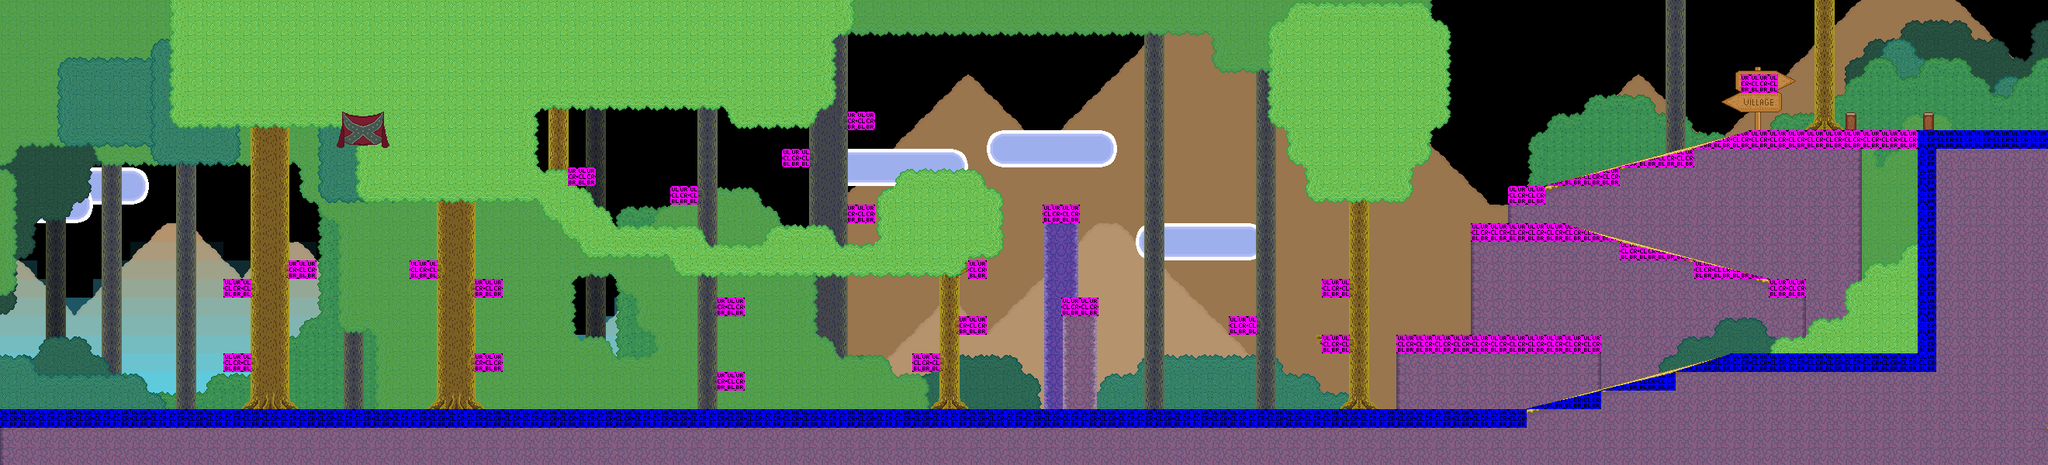

Rendered tile map (Tiled .tmx) drawn with the repository's tilesets; below, a short description and the map source with its tile grids summarised:
An orthogonal 110x25 tile map with 24x24 px tiles, 16 tile layers (mountains, Hills, Fade, Bushes, ...), 3 tilesets and 17 objects (12x material, 4x door, detail).

<map version="1.0" orientation="orthogonal" renderorder="right-down" width="110" height="25" tilewidth="24" tileheight="24" nextobjectid="20">
 <properties>
  <property name="blue" value="247" />
  <property name="green" value="216" />
  <property name="offset" value="11" />
  <property name="overworldName" value="vforest_1" />
  <property name="red" value="74" />
  <property name="soundtrack" value="village-forest" />
  <property name="title" value="Village Forest" />
 </properties>
 <tileset firstgid="1" name="village-forest" tilewidth="24" tileheight="24">
  <image source="../images/tilesets/treeline.png" width="288" height="1080" />
 </tileset>
 <tileset firstgid="541" name="village-forest-gradient" tilewidth="24" tileheight="24">
  <image source="../images/tilesets/treeline.png" width="288" height="1080" />
 </tileset>
 <tileset firstgid="1081" name="collisions" tilewidth="24" tileheight="24">
  <image source="../images/tilesets/collisions.png" width="632" height="512" />
 </tileset>
 <layer name="mountains" width="110" height="25">
  <properties>
   <property name="parallax" value="0.55" />
  </properties>
  <data>[2750 cells, 1474 non-empty, 5 distinct tile ids]</data>
 </layer>
 <layer name="Hills" width="110" height="25">
  <properties>
   <property name="parallax" value="0.72" />
  </properties>
  <data>[2750 cells, 577 non-empty, 5 distinct tile ids]</data>
 </layer>
 <layer name="Fade" width="110" height="25">
  <properties>
   <property name="parallax" value="0.72" />
  </properties>
  <data>[2750 cells, 351 non-empty, 10 distinct tile ids]</data>
 </layer>
 <layer name="Bushes" width="110" height="25">
  <properties>
   <property name="parallax" value="0.8" />
  </properties>
  <data>[2750 cells, 483 non-empty, 17 distinct tile ids]</data>
 </layer>
 <layer name="Trees-decorative" width="110" height="25">
  <properties>
   <property name="parallax" value="0.9" />
  </properties>
  <data>[2750 cells, 138 non-empty, 4 distinct tile ids]</data>
 </layer>
 <layer name="bg_trees" width="110" height="25">
  <data>[2750 cells, 20 non-empty, 1 distinct tile ids]</data>
 </layer>
 <layer name="bg_leaves" width="110" height="25">
  <data>[2750 cells, 70 non-empty, 6 distinct tile ids]</data>
 </layer>
 <layer name="Trees Distant" width="110" height="25">
  <data>[2750 cells, 189 non-empty, 13 distinct tile ids]</data>
 </layer>
 <layer name="Leaves 1" width="110" height="25">
  <data>[2750 cells, 733 non-empty, 9 distinct tile ids]</data>
 </layer>
 <layer name="Trees" width="110" height="25">
  <data>[2750 cells, 378 non-empty, 22 distinct tile ids]</data>
 </layer>
 <layer name="Background" width="110" height="25">
  <data>[2750 cells, 766 non-empty, 42 distinct tile ids]</data>
 </layer>
 <layer name="Leaves 2" width="110" height="25">
  <data>[2750 cells, 178 non-empty, 12 distinct tile ids]</data>
 </layer>
 <layer name="Leaves 3" width="110" height="25">
  <data>[2750 cells, 49 non-empty, 6 distinct tile ids]</data>
 </layer>
 <layer name="Leaves 4" width="110" height="25">
  <data>[2750 cells, 389 non-empty, 7 distinct tile ids]</data>
 </layer>
 <layer name="Extras" width="110" height="25">
  <data>[2750 cells, 33 non-empty, 26 distinct tile ids]</data>
 </layer>
 <layer name="collision" width="110" height="25">
  <data>[2750 cells, 217 non-empty, 25 distinct tile ids]</data>
 </layer>
 <objectgroup name="block" />
 <objectgroup color="#0000ff" name="nodes">
  <object id="1" name="main" type="door" x="24" y="480" width="48" height="48" />
  <object id="2" type="door" x="2592" y="0" width="48" height="168">
   <properties>
    <property name="instant" value="true" />
    <property name="level" value="village-forest" />
    <property name="to" value="main" />
   </properties>
  </object>
  <object id="3" name="rock" type="material" x="719" y="504" width="24" height="24" />
  <object id="4" name="rock" type="material" x="96" y="504" width="24" height="24" />
  <object id="5" name="leaf" type="material" x="647" y="191" width="24" height="24" />
  <object id="6" name="stick" type="material" x="529" y="228" width="24" height="24" />
  <object id="7" name="stick" type="material" x="1000" y="119" width="24" height="24" />
  <object id="8" type="door" x="0" y="264" width="24" height="264">
   <properties>
    <property name="instant" value="true" />
    <property name="level" value="town" />
    <property name="to" value="next" />
   </properties>
  </object>
  <object id="9" name="next" type="door" x="2544" y="120" width="24" height="48" />
  <object id="10" name="rock" type="material" x="1488" y="504" width="24" height="24" />
  <object id="11" name="stick" type="material" x="1776" y="192" width="24" height="24" />
  <object id="12" name="rock" type="material" x="2016" y="408" width="24" height="24" />
  <object id="13" name="purple_potion" type="detail" x="1104" y="120" width="24" height="24">
   <properties>
    <property name="category" value="recipe" />
   </properties>
  </object>
  <object id="14" name="flowers" type="material" x="1368" y="504" width="24" height="24">
   <properties>
    <property name="persistent" value="true" />
   </properties>
  </object>
  <object id="15" name="flowers" type="material" x="1800" y="504" width="24" height="24">
   <properties>
    <property name="persistent" value="true" />
   </properties>
  </object>
  <object id="16" name="flowers" type="material" x="1944" y="264" width="24" height="24">
   <properties>
    <property name="persistent" value="true" />
   </properties>
  </object>
  <object id="19" name="stick" type="material" x="408" y="504" width="24" height="24" />
 </objectgroup>
</map>
